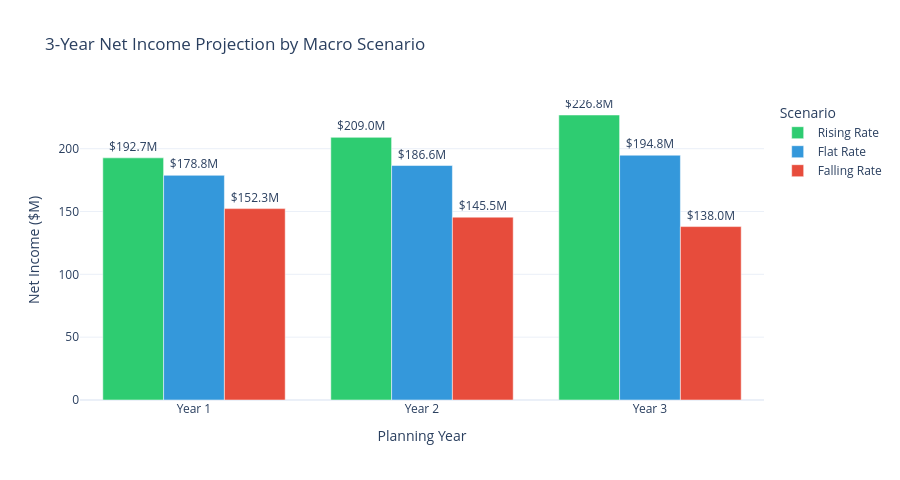

Here is the notebook cell this chart was saved with:
### Code cell
# SECTION 7A — Grouped Bar Chart: Net Income by Year and Scenario
# Primary summary chart for senior management showing full outcome range

years = ["Year 1", "Year 2", "Year 3"]

fig_ni = go.Figure()
for name, df in scenario_results.items():
    ni_vals = df["Net Income ($M)"].tolist()
    fig_ni.add_trace(go.Bar(
        name=name,
        x=years,
        y=ni_vals,
        marker_color=SCENARIO_PARAMS[name]["color"],
        text=[f"${v:.1f}M" for v in ni_vals],
        textposition="outside"
    ))

fig_ni.update_layout(
    barmode="group",
    title="3-Year Net Income Projection by Macro Scenario",
    yaxis_title="Net Income ($M)",
    xaxis_title="Planning Year",
    legend_title="Scenario",
    height=480,
    template="plotly_white"
)
fig_ni.show()

### Figure 1 — Plotly figure (JSON) as saved in the notebook; plotly's stock layout.template omitted (floating-point values rounded to 4 significant figures)
{"data": [{"marker": {"color": "#2ecc71"}, "name": "Rising Rate", "text": ["$192.7M", "$209.0M", "$226.8M"], "textposition": "outside", "type": "bar", "x": ["Year 1", "Year 2", "Year 3"], "y": [192.7, 209, 226.8]}, {"marker": {"color": "#3498db"}, "name": "Flat Rate", "text": ["$178.8M", "$186.6M", "$194.8M"], "textposition": "outside", "type": "bar", "x": ["Year 1", "Year 2", "Year 3"], "y": [178.8, 186.6, 194.8]}, {"marker": {"color": "#e74c3c"}, "name": "Falling Rate", "text": ["$152.3M", "$145.5M", "$138.0M"], "textposition": "outside", "type": "bar", "x": ["Year 1", "Year 2", "Year 3"], "y": [152.3, 145.5, 138]}], "layout": {"barmode": "group", "height": 480, "legend": {"title": {"text": "Scenario"}}, "title": {"text": "3-Year Net Income Projection by Macro Scenario"}, "xaxis": {"title": {"text": "Planning Year"}}, "yaxis": {"title": {"text": "Net Income ($M)"}}}}
